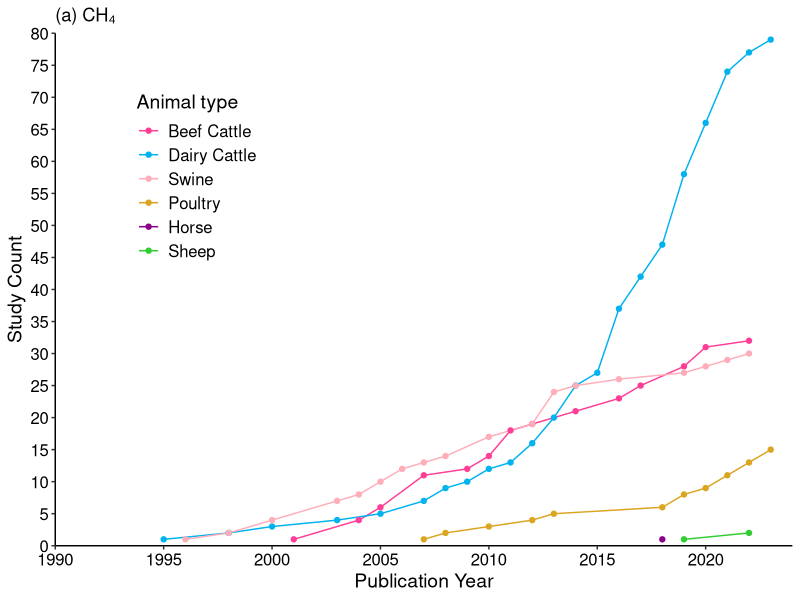
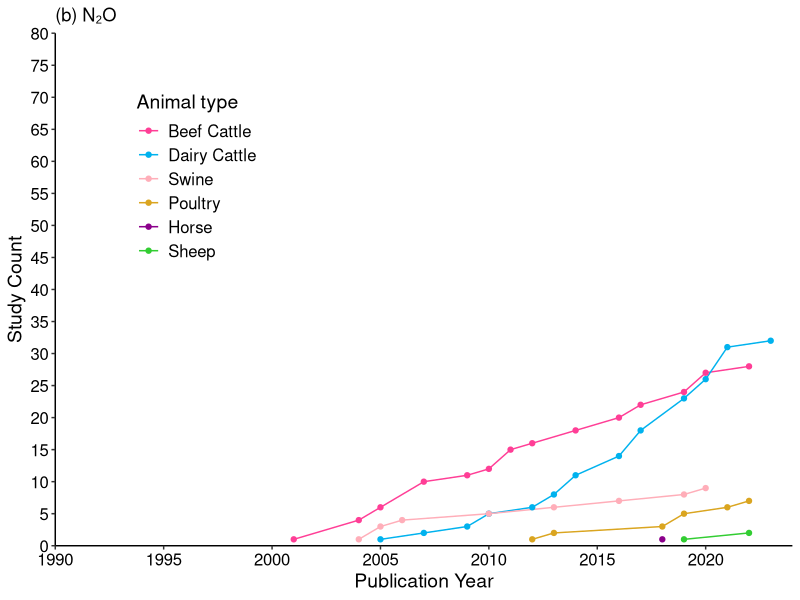
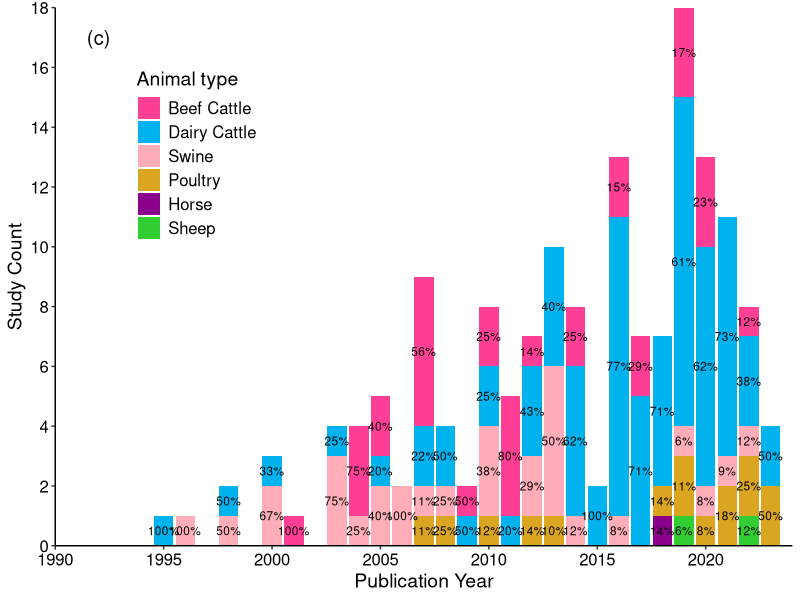
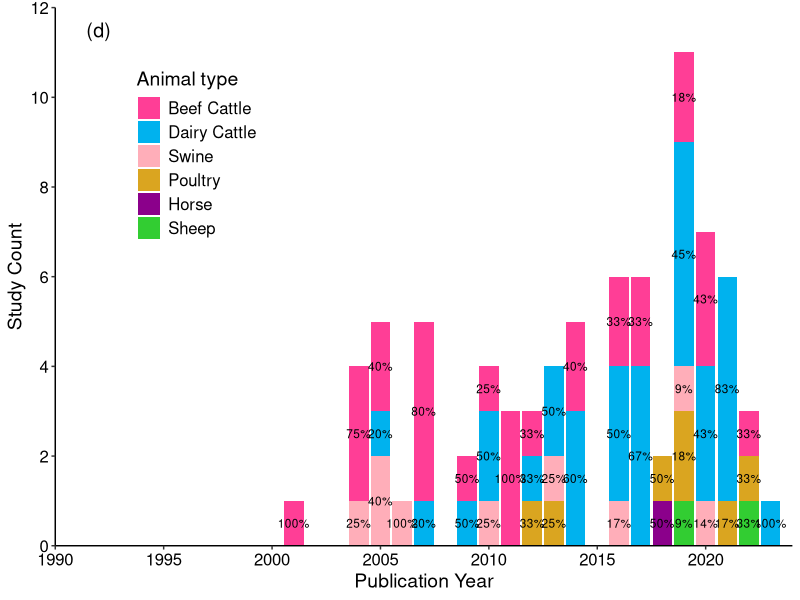

Source code (R) for these figures, in order: (Note: this script raises an error after producing the figures.)
#To prepare figure for livestock, CH4 and N2O
#Figure 3
library(tidyverse);library(ggpubr)

#CH4
#read data
GHG.CH4 <- read.csv("input/Canada GHG storage lit review data 20240611.csv",header = T)
#obtain studies with field measurement 
GHG.storage <- GHG.CH4[grepl("Storage", GHG.CH4$GHG.source),]
GHG.storage <- GHG.storage[GHG.storage$CH4==TRUE,]
GHG.storage <- GHG.storage %>%
  drop_na(Livestock)

#Livestock types
livestock_data <- GHG.storage %>%
  separate_rows(Livestock, sep = ",\\s*") %>%
  group_by(Pub..year,Livestock) %>%
  summarise(Number = n()) %>%
  ungroup() %>%
  group_by(Livestock) %>%
  arrange(Pub..year) %>%
  mutate(Animal = cumsum(Number)) %>%
  ungroup() %>%
  group_by(Pub..year) %>%
  mutate(Percentage = Number / sum(Number) * 100)
livestock_data$Livestock <- factor(livestock_data$Livestock, 
                                   levels=c("Beef Cattle", "Dairy Cattle",
                                            "Swine", "Poultry","Horse",
                                            "Sheep"))

#Livestock count
livestock_count <- GHG.storage %>%
  separate_rows(Livestock, sep = ",\\s*") %>%
  group_by(Livestock) %>%
  summarise(Number = n())



#N2O
GHG.storage.N2O <- GHG.storage[GHG.storage$N2O==TRUE,]
GHG.storage.N2O <- GHG.storage.N2O %>%
  drop_na(Livestock)

#Livestock types
livestock_data_N2O <- GHG.storage.N2O %>%
  separate_rows(Livestock, sep = ",\\s*") %>%
  group_by(Pub..year,Livestock) %>%
  summarise(Number = n()) %>%
  ungroup() %>%
  group_by(Livestock) %>%
  arrange(Pub..year) %>%
  mutate(Animal = cumsum(Number)) %>%
  ungroup() %>%
  group_by(Pub..year) %>%
  mutate(Percentage = Number / sum(Number) * 100)
livestock_data_N2O$Livestock <- factor(livestock_data_N2O$Livestock, 
                                       levels=c("Beef Cattle", "Dairy Cattle",
                                                "Swine", "Poultry","Horse",
                                                "Sheep"))

#Livestock count
livestock_count_N2O <- GHG.storage.N2O %>%
  separate_rows(Livestock, sep = ",\\s*") %>%
  group_by(Livestock) %>%
  summarise(Number = n())



#Figure on livestock
Figure3a <- ggplot(data = na.omit(livestock_data), 
                  aes(x = Pub..year, y = Animal, color = Livestock, group = Livestock)) +
  geom_line() +
  geom_point() +
  labs(x = "Publication Year", y = "Study Count", color = "Animal type", title = "(a) CH₄") +
  scale_color_manual(values = c("Beef Cattle" = "violetred1", "Dairy Cattle" = "deepskyblue2", 
                               "Swine" = "lightpink1", "Poultry" = "goldenrod",
                               "Horse" = "darkmagenta", "Sheep" = "limegreen")) +
  theme_classic() + 
  theme(axis.text = element_text(size = 12, color = "black"),
        axis.title.x = element_text(size = 14),
        axis.title.y = element_text(size = 14),
        legend.position = c(0.1, 0.9),  # Adjust the legend position
        legend.justification = c(0, 1),  # Align the legend to top-left
        legend.title = element_text(size = 14),  # Adjust legend title font size
        legend.text = element_text(size = 12),
        axis.line = element_line(color = "black")) +
  scale_y_continuous(limits = c(0, 80), 
                     breaks = seq(0, 80, by = 5),
                     expand = c(0, 0))+
  scale_x_continuous(limits = c(1990, 2024), 
                     breaks = seq(1990, 2024 , by = 5),
                     expand = c(0, 0))
Figure3a

Figure3b <- ggplot(data = na.omit(livestock_data_N2O), 
                   aes(x = Pub..year, y = Animal, color = Livestock, group = Livestock)) +
  geom_line() +
  geom_point() +
  labs(x = "Publication Year", y = "Study Count", color = "Animal type", title = "(b) N₂O") +
  scale_color_manual(values = c("Beef Cattle" = "violetred1", "Dairy Cattle" = "deepskyblue2", 
                                "Swine" = "lightpink1", "Poultry" = "goldenrod",
                                "Horse" = "darkmagenta", "Sheep" = "limegreen")) +
  theme_classic() +
  theme(axis.text = element_text(size = 12, color = "black"),
        axis.title.x = element_text(size = 14),
        axis.title.y = element_text(size = 14),
        legend.position = c(0.1, 0.9),  # Adjust the legend position
        legend.justification = c(0, 1),  # Align the legend to top-left
        legend.title = element_text(size = 14),  # Adjust legend title font size
        legend.text = element_text(size = 12),
        axis.line = element_line(color = "black")) +
  scale_y_continuous(limits = c(0, 80), 
                     breaks = seq(0, 80, by = 5),
                     expand = c(0, 0))+
  scale_x_continuous(limits = c(1990, 2024), 
                     breaks = seq(1990, 2024 , by = 5),
                     expand = c(0, 0))
Figure3b

Figure3c <- ggplot(data = na.omit(livestock_data), 
                           aes(x = Pub..year, y = Number, fill = Livestock, group = Livestock)) +
  geom_bar(stat = "identity",
           linetype = 0) +
  labs(x = "Publication Year", y = "Study Count", fill = "Animal type") +
  scale_fill_manual(values = c("Beef Cattle" = "violetred1", "Dairy Cattle" = "deepskyblue2", 
                               "Swine" = "lightpink1", "Poultry" = "goldenrod",
                               "Horse" = "darkmagenta", "Sheep" = "limegreen")) +
  theme_classic() +
  theme(axis.text = element_text(size = 12, color = "black"),
        axis.title.x = element_text(size = 14),
        axis.title.y = element_text(size = 14),
        legend.position = c(0.1, 0.9),  # Adjust the legend position
        legend.justification = c(0, 1),  # Align the legend to top-left
        legend.title = element_text(size = 14),  # Adjust legend title font size
        legend.text = element_text(size = 12),
        axis.line = element_line(color = "black")) +
  geom_text(aes(label = paste0(round(Percentage, 0), "%")),
            position = position_stack(vjust = 0.5),
            size = 3,
            color = "black") +
  scale_y_continuous(limits = c(0, 18), 
                     breaks = seq(0, 18, by = 2),
                     expand = c(0, 0))+
  scale_x_continuous(limits = c(1990, 2024), 
                     breaks = seq(1990, 2024 , by = 5),
                     expand = c(0, 0)) +
  annotate("text", x = 1992, y = 17, 
           label = "(c)",size = 5)
Figure3c

Figure3d <- ggplot(data = na.omit(livestock_data_N2O), 
                   aes(x = Pub..year, y = Number, fill = Livestock, group = Livestock)) +
  geom_bar(stat = "identity",
           linetype = 0) +
  labs(x = "Publication Year", y = "Study Count", fill = "Animal type") +
  scale_fill_manual(values = c("Beef Cattle" = "violetred1", "Dairy Cattle" = "deepskyblue2", 
                               "Swine" = "lightpink1", "Poultry" = "goldenrod",
                               "Horse" = "darkmagenta", "Sheep" = "limegreen")) +
  theme_classic() +
  theme(axis.text = element_text(size = 12, color = "black"),
        axis.title.x = element_text(size = 14),
        axis.title.y = element_text(size = 14),
        legend.position = c(0.1, 0.9),  # Adjust the legend position
        legend.justification = c(0, 1),  # Align the legend to top-left
        legend.title = element_text(size = 14),  # Adjust legend title font size
        legend.text = element_text(size = 12),
        axis.line = element_line(color = "black")) +
  geom_text(aes(label = paste0(round(Percentage, 0), "%")),
            position = position_stack(vjust = 0.5),
            size = 3,
            color = "black") +
  scale_y_continuous(limits = c(0, 12), 
                     breaks = seq(0, 12, by = 2),
                     expand = c(0, 0))+
  scale_x_continuous(limits = c(1990, 2024), 
                     breaks = seq(1990, 2024 , by = 5),
                     expand = c(0, 0)) +
  annotate("text", x = 1992, y = 11.5, 
           label = "(d)",size = 5)
Figure3d


#Export figure 2 panels
ggsave("output/Figure 3 - Livestock CH4 and N2O.png", 
       ggarrange(Figure2a, Figure2b, 
                 nrow = 1, ncol = 2,
                 common.legend = TRUE, legend = "bottom"),
       width = 24, height = 12, units = "cm",
       dpi = 300)
#Export figure 4 panels
ggsave("output/Figure 3 - Livestock CH4 and N2O (4 panels).png", 
       ggarrange(ggarrange(Figure2a, Figure2b, ncol = 2, legend = "none"), 
                 Figure2c, Figure2d,
                 nrow = 3,
                 common.legend = TRUE, legend = "bottom"),
       width = 24, height = 24, units = "cm",
       dpi = 300)
